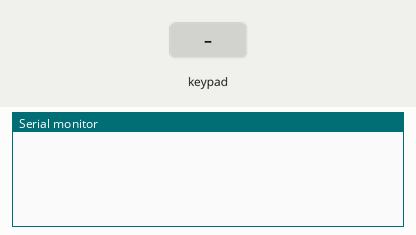
This sketch was run on a simulated Arduino Uno, built with avr-gcc and run on an emulated ATmega328P. Parts: the last lines printed to the serial monitor. The test bench sets the inputs (shaded band).

Above: at 1.2 s.
1.3 s: key '1' pressed
At 2.4 s:
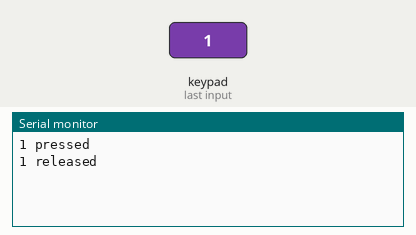
2.9 s: keypad keys 0 1 2 3 # pressed 0.4 s apart
At 6.0 s:
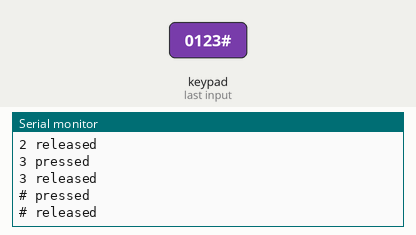
6.4 s: key 'A' pressed
At 7.6 s:
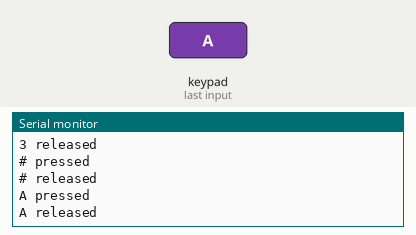
8.0 s: keypad keys 0 1 2 3 * pressed 0.4 s apart
At 11.1 s:
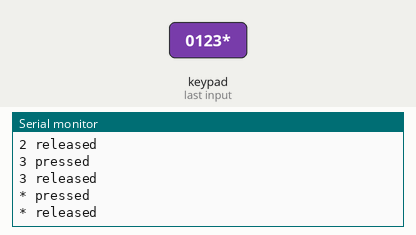
11.5 s: key 'B' pressed
At 12.8 s:
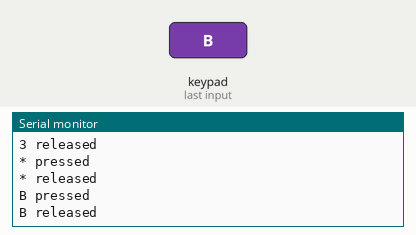
13.1 s: keypad keys 0 1 2 3 D pressed 0.4 s apart
At 15.3 s:
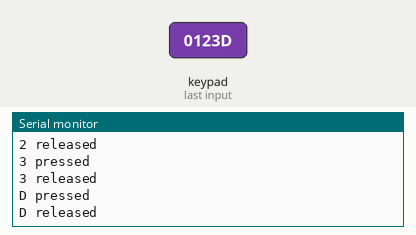
Timing chart, 0 to 16.8 s (numbered marks = the images above; inputs shaded):
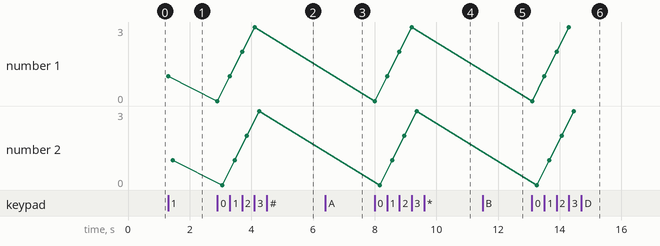

The sketch:

Adafruit_Keypad.ino
```cpp
// Use this example with the Adafruit Keypad products.
// You'll need to know the Product ID for your keypad.
// Here's a summary:
//   * PID3844 4x4 Matrix Keypad
//   * PID3845 3x4 Matrix Keypad
//   * PID1824 3x4 Phone-style Matrix Keypad
//   * PID1332 Membrane 1x4 Keypad
//   * PID419  Membrane 3x4 Matrix Keypad

#include "Adafruit_Keypad.h"

// define your specific keypad here via PID
#define KEYPAD_PID3844
// define your pins here
// can ignore ones that don't apply
#define R1    2
#define R2    3
#define R3    4
#define R4    5
#define C1    8
#define C2    9
#define C3    10
#define C4    11
const byte ROWS = 4;  // กำหนดจำนวนของ Rows
const byte COLS = 4;  // กำหนดจำนวนของ Columns
byte Mode = 0;
// leave this import after the above configuration
//#include "keypad_config.h"
byte rowPins[ROWS] = {0, 1, 2, 3}; // เชื่อมต่อกับ Pin แถวของปุ่มกด
byte colPins[COLS] = {4, 5, 6, 7}; // เชื่อมต่อกับ Pin คอลัมน์ของปุ่มกด
char keys[ROWS][COLS] = {
  {'1','2','3','A'},
  {'4','5','6','B'},
  {'7','8','9','C'},
  {'*','0','#','D'}
};

//initialize an instance of class NewKeypad
Adafruit_Keypad customKeypad = Adafruit_Keypad( makeKeymap(keys), rowPins, colPins, ROWS, COLS);

void setup() {
  Serial.begin(115200);
  customKeypad.begin();
}

void loop() {
  // put your main code here, to run repeatedly:
  customKeypad.tick();

  while(customKeypad.available()){
    keypadEvent e = customKeypad.read();
    Serial.print((char)e.bit.KEY);
    if(e.bit.EVENT == KEY_JUST_PRESSED) Serial.println(" pressed");
    else if(e.bit.EVENT == KEY_JUST_RELEASED) Serial.println(" released");
  }

  delay(10);
}
```

Measured:
- after the input at 1.3 s, the serial monitor: prints a new line at once (image 1)
- after the input at 2.9 s, the serial monitor: prints a new line at once (image 2)
- after the input at 6.4 s, the serial monitor: prints a new line at once (image 3)
- after the input at 8.0 s, the serial monitor: prints a new line at once (image 4)
- after the input at 11.5 s, the serial monitor: prints a new line at once (image 5)
- after the input at 13.1 s, the serial monitor: prints a new line at once (image 6)
- plotted number 1: 1 → 3 after the input at 2.9 s
- plotted number 2: 1 → 3 after the input at 2.9 s
